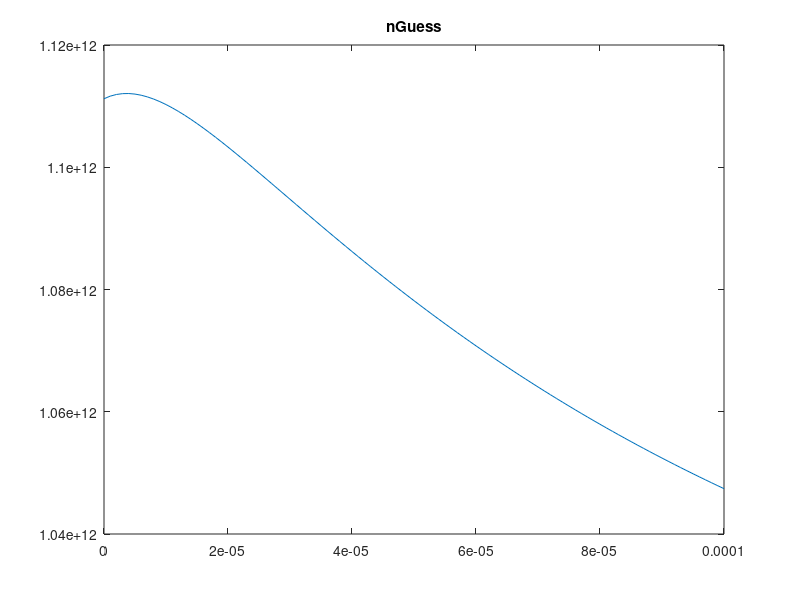
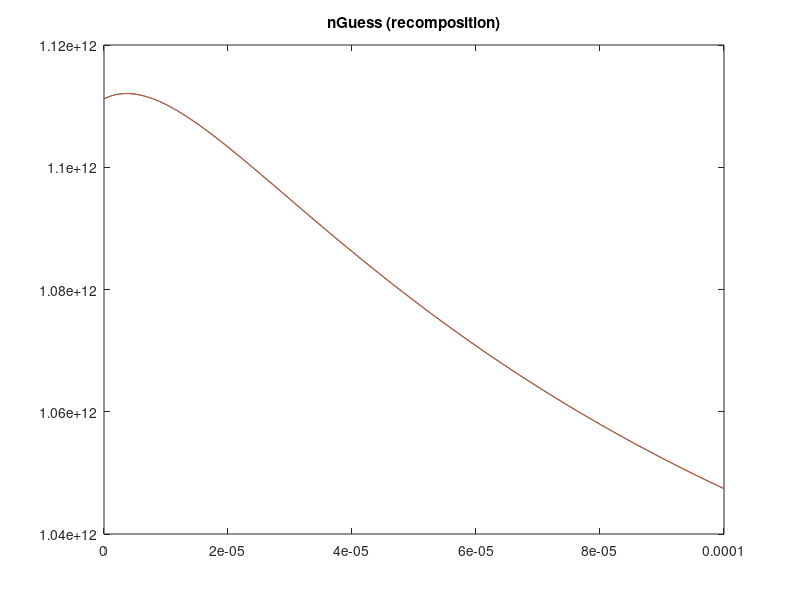
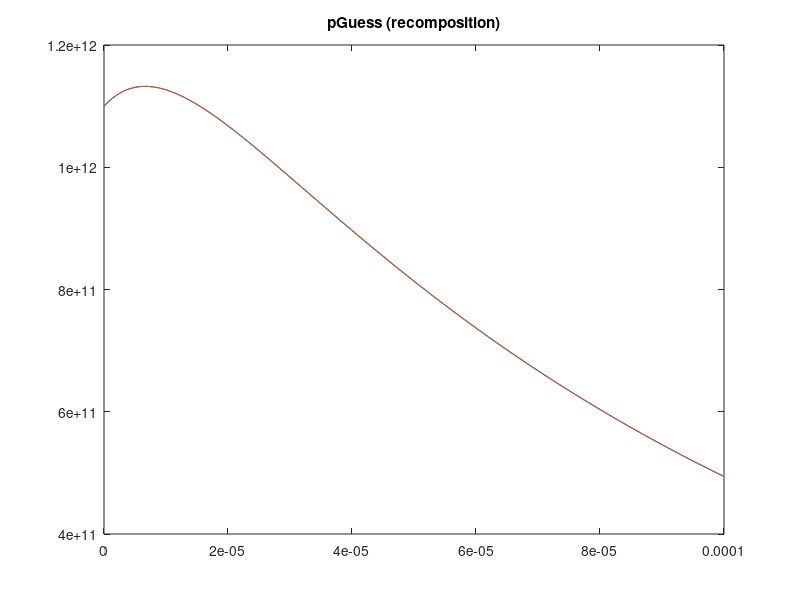

The MATLAB script that drew these images, in order: (Note: this script raises an error after producing the figures.)
clear all
close all
t=cputime;
%profile on

%Version 1.0 of actual calculations
%Calculates the approximate solution of a known test function
%Uses numerical integration instead of symbolic integration
%The length of the testing regions can be varied
%The number of intervals can be varied
%The starting point of the testing region can be varied

%Collection of constants which may be useful

chi = 4.07; %(*electron affinity in eV*)
gamma = 5.47;  %(*ionization energy in eV*)
phi = chi + gamma/2; %(*work function in eV*)
Eg = gamma - chi;
ni = 2*10^6; %(*intrinsic carrier concentration in [1/cm^3]*)
me = 9.1*10^-31; %(*mass of electron  in kg*)
meffe = .067*me ;%(*mass in density of states for electrons [1]*)
meffh = .47*me; %(*mass in density of states for holes [1]*)
keV = 8.617*10^-5 ;%(*boltzmann  constant in eV/K*)
ksi = 1.38*10^-23; %(*boltzmann constant in J/K*)
T = 300; %(*Cell temperature in K*)
h = 6.626 * 10^-34;
Ec = -chi;
Ev = -gamma;
e0m = 8.854*10^-12;  %(*permittivity of free space in [s^4 A^2/m^3 kg]*)
e0 = e0m*10^-6; %(*permittivity of free space in [s^4 A^2/cm^3 kg]*)
er = 13.1; %(*permittivity ratio for a given material [1]*)
q = 1.6*10^-19; %(*Fundamental charge in C*)
taun = 10^-9; %(*electron lifetime in s*)
taup = 10^-9;%(*hole lifetime in s*)
mun = 8500; %(*electron mobility in cm^2/V s*)
mup = 400; %(*hole mobility in cm^2/V s*)
Dn = 220; %(*electron diffusivity in cm^2/s*)
Dp = 10; %(*hole diffusivity in cm^2/s*)
Sr = 10^5; %(*recombination velocity (in cm/s)*)
Wn = 10^-4; %(*Lenght of n-type region (in cm)*)
Wp = 10^-4; %(*Length of p-type region (in cm)*)


%Input the start and end points of the testing region and determine its
%length
startPoint = 0;
endPoint = Wn;
totalLength = endPoint-startPoint;

%Set number of intervals to divide domain into
numIntervals = 100;
intervalLength = totalLength/numIntervals;
dx = intervalLength;
maxIterations=1;
% Store node locations
node = startPoint:dx:totalLength;



%Random noise bounds
randLow=1;
randHigh=1;

Error=100;

filepath=strcat('stability test v9/rand',num2str(randLow),'/',num2str(numIntervals),'terms');
mkdir(filepath)

%(*Solar incidence data*)
alphaOpt = 10000; %(*/cm*) (*GaAs*)
Conc = 1;
Lflux = 2.0*10^17; %(*/cm^2 s *) (*photons absorbed by GaAs at 1 sun*)
R = 0.1; %(*reflection coefficient*)
Gop = @(x) alphaOpt*Conc*Lflux*(1 - R)*exp(-alphaOpt*(x));%(*/cm^3*) 


indexp = linspace(startPoint,totalLength+startPoint,numIntervals+1);
indexn = linspace(startPoint,totalLength+startPoint,numIntervals+1);

%Define general basis functions for interval 0 to 1
% Use inline functions; define generic basis functions and derivatives

%Phi function is chosen such that phi_right (f1) has f(0) = 1, f(1)=0, f'(0) = 1,
%f'(1)=0
%Phi function is chosen such that phi_left (f2) has f(0) = 0, f(1)=1, f'(0) = 1,
%f'(1)=0
%f1 = phi_right
%f2 = phi_left
f1 =@(x) (1-3.*(x/dx).^2+ 2.*(x/dx).^3);
f2 =@(x) (3*(x/dx).^2-2*(x/dx).^3); 

f1prime = @(x) (-6/dx^2.*(x) + 6/dx^3.*(x).^2);
f2prime = @(x) (6/dx^2.*(x) - 6/dx^3.*(x).^2);

f1primeprime = @(x) (-6/dx^2 + 12/dx^3.*(x));
f2primeprime = @(x) (6/dx^2 - 12/dx^3.*(x));

%Psi function is chosen such that psi_right (f3) has f'(0) = 1, f'(1)=0, f(0) =
%0, f(1)=0
%Psi function is chosen such that psi_left (f4) has f'(0) = 0, f'(1)=1, f(0) = 0,
%f(1)=0
%f3 = psi_left
%f4 = psi_right
f3 = @(x) ((x/dx)- 2*(x/dx).^2+(x/dx).^3)*dx;
f4 = @(x) (-(x/dx).^2+(x/dx).^3)*dx;


f3prime = @(x) (1/dx - 4/dx.^2.*(x) + 3/dx.^3.*(x).^2)*dx;
f4prime = @(x) (-2/dx^2.*(x) + 3/dx^3.*(x).^2)*dx;

f3primeprime = @(x) (-4/dx.^2 + 6/dx.^3.*(x))*dx;
f4primeprime = @(x) (-2/dx.^2 + 6/dx.^3.*(x))*dx;



%%%%%%%%%%%%%%%%%%%%%%%%%%%%%%%%%%%%%%%%%%%%%%%%%%%%%%%%%%%%%%%%%%%%%%%%%%%%%%
%Set up known n(x) and p(x) distributions
%%%%%%%%%%%%%%%%%%%%%%%%%%%%%%%%%%%%%%%%%%%%%%%%%%%%%%%%%%%%%%%%%%%%%%%%%%%%%%

%Maximum tolerable error in numeric integration steps, can be this large
%due to magnitude of most outputs (10^(large number))
Error = 100;

%Set up initial guess for p(x).  The curve goes has the vague shape of the
%expected output (peak near 0 and vaguely exponential).

%%%%%%%%%%%%%%%%%%%%%%%%%%%%%%%%%%%%%%%%%%%%%%%%%%
%NOTE: If pGuess is change, initial BCs for pGuess must also be changed
%%%%%%%%%%%%%%%%%%%%%%%%%%%%%%%%%%%%%%%%%%%%%%%%%%
p1=-2.4469*10^11;
p2=1.34584*10^12;
p3=-10^9;
gammap1=100000;
gammap2=10000;
gammap3=1;

%Symbolic form of pGuess
pGuess = @(x) p1*exp(-gammap1*x)+p2*exp(-gammap2*x)+p3*exp(-gammap3*x);

n1=-1.79577*10^10;
n2=1.29167*10^11;
n3=10^12;
gamman1=100000;
gamman2=10000;
gamman3=1;

%Symbolic form of nGuess
nGuess = @(x) n1*exp(-gamman1*x)+n2*exp(-gamman2*x)+n3*exp(-gamman3*x);

nprime = @(x) -(n1*gamman1*exp(-gamman1*x) + n2*gamman2*exp(-gamman2*x) + n3*gamman3*exp(-gamman3*x));
pprime = @(x) -(p1*gammap1*exp(-gammap1*x) + p2*gammap2*exp(-gammap2*x) + p3*gammap3*exp(-gammap3*x));

nprimeprime = @(x) (n1*gamman1*gamman1*exp(-gamman1*x) + n2*gamman2*gamman2*exp(-gamman2*x) + n3*gamman3*gamman3*exp(-gamman3*x));
pprimeprime = @(x) (p1*gammap1*gammap1*exp(-gammap1*x) + p2*gammap2*gammap2*exp(-gammap2*x) + p3*gammap3*gammap3*exp(-gammap3*x));

cn1 = Dn - ksi*T*mun/q;
cn2 = ksi*T*mun/q;

% cn2 = ksi*T*mun/q *diff(pGuess_syms, x)/pGuess_syms;
% cn3 = ksi*T*mun/q*(diff(pGuess_syms, x,2)/pGuess_syms - (diff(pGuess_syms, x)/pGuess_syms)^2) - 1/taun;

cp1 = ksi*T*mup/q - Dp;
cp2 = -ksi*T*mup/q;
cp3 = ksi*T*mup/q;

% cp2 = -ksi*T*mup/q*diff(nGuess_syms, x)/nGuess_syms;
% cp3 = ksi*T*mup/q*((diff(nGuess_syms, x)/nGuess_syms)^2 - diff(nGuess_syms, x,2)/nGuess_syms) - 1/taup;

Gopn = @(x) cn1.*(n1*(gamman1*gamman1)*exp(-gamman1*x) + n2*(gamman2*gamman2)*exp(-gamman2*x) + n3*(gamman3*gamman3)*exp(-gamman3*x))+cn2.*pprime(x)./pGuess(x).*(n1*(gamman1)*exp(-gamman1*x) + n2*(gamman2)*exp(-gamman2*x) + n3*(gamman3)*exp(-gamman3*x))+(ksi*T*mun/q*(pprimeprime(x)./pGuess(x) - (pprime(x)./pGuess(x)).^2) - 1/taun).*(n1*exp(-gamman1*x) + n2*exp(-gamman2*x) + n3*exp(-gamman3*x));
Gopp = @(x) cp1.*(p1*(gammap1*gammap1)*exp(-gammap1*x) + p2*(gammap2*gammap2)*exp(-gammap2*x) + p3*(gammap3*gammap3)*exp(-gammap3*x))+cp2.*nprime(x)./nGuess(x).*(p1*(gammap1)*exp(-gammap1*x) + p2*(gammap2)*exp(-gammap2*x) + p3*(gammap3)*exp(-gammap3*x))+(ksi*T*mup/q*((nprime(x)./nGuess(x)).^2 - nprimeprime(x)./nGuess(x)) - 1/taup).*(p1*exp(-gammap1*x) + p2*exp(-gammap2*x) + p3*exp(-gammap3*x));

fig2 = figure;
plot(node,nGuess(node)), title('nGuess')
saveas(fig2,strcat(filepath,'/nGuess.jpg'))


%Convert initial guess into form finite element composition
%This will allow it to be usable in later calculations

%Boundary conditions of test function put into form usable for the
%calculations below
 

%%%%%%%%%%%%%%%%%%%%%%%%%%%%%%%%%%%%%%%%%%%%%%%%%%%%%%%%%%%%%%%%%%%%%%%%%%%%
%Calculate composition of n(x) in finite element space
%%%%%%%%%%%%%%%%%%%%%%%%%%%%%%%%%%%%%%%%%%%%%%%%%%%%%%%%%%%%%%%%%%%%%%%%%%
%alpha is boundary conditions term, n'(0)=alpha*n(0)
alpha = nprime(0)/nGuess(0);

%beta is boundary condition term, n'(L) = beta n(L)
beta= nprime(totalLength)/nGuess(totalLength);

massmatrix = sparse(2*(numIntervals+1)-2,2*(numIntervals+1)-2);

massrhs = zeros(2*(numIntervals+1)-2,1);


for k = 1:numIntervals-2
	%%phi_righ*phi_right
	massmatrix(2*k,2*k) = massmatrix(2*k,2*k) + quad(@(x) f1((x-node(k+1))).*f1((x-node(k+1))),node(k+1),node(k+2));

	%% phi_right*phi_left
	massmatrix(2*k,2*(k+1)) = massmatrix(2*k,2*(k+1)) + quad(@(x) f1((x-node(k+1))).*f2((x-node(k+1))),node(k+1),node(k+2));

       
	%% phi_left*phi_right
	massmatrix(2*(k+1),2*(k)) = massmatrix(2*(k+1),2*(k)) + quad(@(x) f2((x-node(k+1))).*f1((x-node(k+1))),node(k+1),node(k+2));

	%% phi_left*phi_left
	massmatrix(2*(k+1),2*(k+1)) = massmatrix(2*(k+1),2*(k+1)) + quad(@(x) f2((x-node(k+1))).*f2((x-node(k+1))),node(k+1),node(k+2)); 

    
    
	%% phi_right*psi_right
	massmatrix(2*k,2*k+1) = massmatrix(2*k,2*k+1) + quad(@(x) f1((x-node(k+1))).*f3((x-node(k+1))),node(k+1),node(k+2));

	%% phi_right*psi_left
	massmatrix(2*k,2*(k+1)+1) = massmatrix(2*k,2*(k+1)+1) + quad(@(x) f1((x-node(k+1))).*f4((x-node(k+1))),node(k+1),node(k+2));

    
    
	%% phi_left*psi_right
	massmatrix(2*(k+1),2*k+1) = massmatrix(2*(k+1),2*k+1) + quad(@(x) f2((x-node(k+1))).*f3((x-node(k+1))),node(k+1),node(k+2));

	%% phi_left*psi_left
	massmatrix(2*(k+1),2*(k+1)+1) = massmatrix(2*(k+1),2*(k+1)+1) + quad(@(x) f2((x-node(k+1))).*f4((x-node(k+1))),node(k+1),node(k+2));

    
    
    %psi_right*phi_right
    massmatrix(2*k+1,2*k) = massmatrix(2*k+1,2*k) + quad(@(x) f3((x-node(k+1))).*f1((x-node(k+1))),node(k+1),node(k+2));
    
    %psi_right*phi_left
    massmatrix(2*k+1,2*(k+1))=massmatrix(2*k+1,2*(k+1)) + quad(@(x) f3((x-node(k+1))).*f2((x-node(k+1))),node(k+1),node(k+2));
    
    
    
    %psi_left*phi_right
    massmatrix(2*(k+1)+1,2*k)=massmatrix(2*(k+1)+1,2*k) + quad(@(x) f4((x-node(k+1))).*f1((x-node(k+1))),node(k+1),node(k+2));
    
    %psi_left*psi_left
    massmatrix(2*(k+1)+1,2*(k+1))=massmatrix(2*(k+1)+1,2*(k+1)) + quad(@(x) f4((x-node(k+1))).*f2((x-node(k+1))),node(k+1),node(k+2));  
    
    
    
	%% psi_right*psi_right
	massmatrix(2*k+1,2*k+1) = massmatrix(2*k+1,2*k+1) + quad(@(x) f3((x-node(k+1))).*f3((x-node(k+1))),node(k+1),node(k+2));

	%% psi_right*psi_left
	massmatrix(2*k+1,2*(k+1)+1) = massmatrix(2*k+1,2*(k+1)+1) + quad(@(x) f3((x-node(k+1))).*f4((x-node(k+1))),node(k+1),node(k+2));

    
    
	%% psi_left*psi_right
	massmatrix(2*(k+1)+1,2*k+1) = massmatrix(2*(k+1)+1,2*k+1) + quad(@(x) f4((x-node(k+1))).*f3((x-node(k+1))),node(k+1),node(k+2));

	%% psi_left*psi_right
	massmatrix(2*(k+1)+1,2*(k+1)+1) = massmatrix(2*(k+1)+1,2*(k+1)+1) + quad(@(x) f4((x-node(k+1))).*f4((x-node(k+1))),node(k+1),node(k+2));

    
    
	%% Phi(k-1) n
	massrhs(2*k) =      massrhs(2*k) +        quad(@(x) f1((x-node(k+1))).*nGuess(x),node(k+1),node(k+2));
	%% Phi(k) n
	massrhs(2*(k+1)) =  massrhs(2*(k+1)) +    quad(@(x) f2((x-node(k+1))).*nGuess(x),node(k+1),node(k+2));
	%% Psi(k-1) n
	massrhs(2*k+1) =    massrhs(2*k+1) +      quad(@(x) f3((x-node(k+1))).*nGuess(x),node(k+1),node(k+2));
	%% Psi(k) n
	massrhs(2*(k+1)+1) = massrhs(2*(k+1)+1) + quad(@(x) f4((x-node(k+1))).*nGuess(x),node(k+1),node(k+2));

end

%Handle 1st interval 'half case'
massmatrix(1,1) = quad(@(x) (f1((x-node(1))) + alpha*f3((x-node(1)))).*(f1((x-node(1))) + alpha*f3((x-node(1)))),node(1),node(1)+dx);
massmatrix(1,2) = quad(@(x) (f1((x-node(1))) + alpha*f3((x-node(1)))).*f2((x-node(1))),node(1),node(1)+dx);
massmatrix(2,1) = quad(@(x) (f1((x-node(1))) + alpha*f3((x-node(1)))).*f2((x-node(1))),node(1),node(1)+dx);
massmatrix(1,3) = quad(@(x) (f1((x-node(1))) + alpha*f3((x-node(1)))).*f4((x-node(1))),node(1),node(1)+dx);
massmatrix(3,1) = quad(@(x) (f1((x-node(1))) + alpha*f3((x-node(1)))).*f4((x-node(1))),node(1),node(1)+dx);

massmatrix(2,2) = massmatrix(2,2) + quad(@(x) f2(x-node(1)).*f2(x-node(1)),node(1),node(1)+dx);
massmatrix(2,3) = massmatrix(2,3) + quad(@(x) f2(x-node(1)).*f4(x-node(1)),node(1),node(1)+dx);
massmatrix(3,2) = massmatrix(3,2) + quad(@(x) f2(x-node(1)).*f4(x-node(1)),node(1),node(1)+dx);
massmatrix(3,3) = massmatrix(3,3) + quad(@(x) f4(x-node(1)).*f4(x-node(1)),node(1),node(1)+dx);

massrhs(1) = massrhs(1) + quad(@(x) (f1((x-node(1))) + alpha*f3((x-node(1)))).*nGuess(x),node(1),node(1)+dx);
massrhs(2) = massrhs(2) + quad(@(x) f2((x-node(1))).*nGuess(x),node(1),node(1)+dx);
massrhs(3) = massrhs(3) + quad(@(x) f4((x-node(1))).*nGuess(x),node(1),node(1)+dx);

%Handle last interval 'half case'
last = 2*(numIntervals+1)-2;

massmatrix(last,last) = quad(@(x) (f2((x-node(end)+dx)) + beta*f4((x-node(end)+dx))).*(f2((x-node(end)+dx)) + beta*f4((x-node(end)+dx))),node(end)-dx,node(end));
massmatrix(last,last-2) = quad(@(x) (f2((x-node(end)+dx)) + beta*f4((x-node(end)+dx))).*f1((x-node(end)+dx)),node(end)-dx,node(end));
massmatrix(last-2,last) = quad(@(x) (f2((x-node(end)+dx)) + beta*f4((x-node(end)+dx))).*f1((x-node(end)+dx)),node(end)-dx,node(end));
massmatrix(last,last-1) = quad(@(x) (f2((x-node(end)+dx)) + beta*f4((x-node(end)+dx))).*f3((x-node(end)+dx)),node(end)-dx,node(end));
massmatrix(last-1,last) = quad(@(x) (f2((x-node(end)+dx)) + beta*f4((x-node(end)+dx))).*f3((x-node(end)+dx)),node(end)-dx,node(end));

massmatrix(last-2,last-2) = massmatrix(last-2,last-2) + quad(@(x) f1((x-node(end)+dx)).*f1((x-node(end)+dx)),node(end)-dx,node(end));
massmatrix(last-2,last-1) = massmatrix(last-2,last-1) + quad(@(x) f1((x-node(end)+dx)).*f3((x-node(end)+dx)),node(end)-dx,node(end));
massmatrix(last-1,last-2) = massmatrix(last-1,last-2) + quad(@(x) f1((x-node(end)+dx)).*f3((x-node(end)+dx)),node(end)-dx,node(end));
massmatrix(last-1,last-1) = massmatrix(last-1,last-1) + quad(@(x) f3((x-node(end)+dx)).*f3((x-node(end)+dx)),node(end)-dx,node(end));

massrhs(last) = massrhs(last)+ quad(@(x) (f2((x-node(end)+dx)) + beta*f4((x-node(end)+dx))).*nGuess(x),node(end)-dx,node(end));

massrhs(last-2) = massrhs(last-2) + quad(@(x) f1((x-node(end)+dx)).*nGuess(x),node(end)-dx,node(end));
massrhs(last-1) = massrhs(last-1) + quad(@(x) f3((x-node(end)+dx)).*nGuess(x),node(end)-dx,node(end));





%%%%%%%%%%%%%%%%%%%%%%%%%%%%%%%%%%%%%%%%%%%%%%%%%%%%%%%%%%%%%%%%%%%%%%%%%%%%
%Calculate composition of p(x) in finite element space
%%%%%%%%%%%%%%%%%%%%%%%%%%%%%%%%%%%%%%%%%%%%%%%%%%%%%%%%%%%%%%%%%%%%%%%%%%
%alpha is boundary conditions term, p'(0)=alphap*p(0)
alphap = pprime(0)/pGuess(0);

%beta is boundary condition term, p'(L) = betap p(L)
betap= pprime(totalLength)/pGuess(totalLength);

massmatrixp = sparse(2*(numIntervals+1)-2,2*(numIntervals+1)-2);

massrhsp = zeros(2*(numIntervals+1)-2,1);


for k = 1:numIntervals-2
	%%phi_righ*phi_right
	massmatrixp(2*k,2*k) = massmatrixp(2*k,2*k) + quad(@(x) f1((x-node(k+1))).*f1((x-node(k+1))),node(k+1),node(k+2),Error);

	%% phi_right*phi_left
	massmatrixp(2*k,2*(k+1)) = massmatrixp(2*k,2*(k+1)) + quad(@(x) f1((x-node(k+1))).*f2((x-node(k+1))),node(k+1),node(k+2),Error);

       
	%% phi_left*phi_right
	massmatrixp(2*(k+1),2*(k)) = massmatrixp(2*(k+1),2*(k)) + quad(@(x) f2((x-node(k+1))).*f1((x-node(k+1))),node(k+1),node(k+2),Error);

	%% phi_left*phi_left
	massmatrixp(2*(k+1),2*(k+1)) = massmatrixp(2*(k+1),2*(k+1)) + quad(@(x) f2((x-node(k+1))).*f2((x-node(k+1))),node(k+1),node(k+2),Error); 

    
    
	%% phi_right*psi_right
	massmatrixp(2*k,2*k+1) = massmatrixp(2*k,2*k+1) + quad(@(x) f1((x-node(k+1))).*f3((x-node(k+1))),node(k+1),node(k+2),Error);

	%% phi_right*psi_left
	massmatrixp(2*k,2*(k+1)+1) = massmatrixp(2*k,2*(k+1)+1) + quad(@(x) f1((x-node(k+1))).*f4((x-node(k+1))),node(k+1),node(k+2),Error);

    
    
	%% phi_left*psi_right
	massmatrixp(2*(k+1),2*k+1) = massmatrixp(2*(k+1),2*k+1) + quad(@(x) f2((x-node(k+1))).*f3((x-node(k+1))),node(k+1),node(k+2),Error);

	%% phi_left*psi_left
	massmatrixp(2*(k+1),2*(k+1)+1) = massmatrixp(2*(k+1),2*(k+1)+1) + quad(@(x) f2((x-node(k+1))).*f4((x-node(k+1))),node(k+1),node(k+2),Error);

    
    
    %psi_right*phi_right
    massmatrixp(2*k+1,2*k) = massmatrixp(2*k+1,2*k) + quad(@(x) f3((x-node(k+1))).*f1((x-node(k+1))),node(k+1),node(k+2),Error);
    
    %psi_right*phi_left
    massmatrixp(2*k+1,2*(k+1))=massmatrixp(2*k+1,2*(k+1)) + quad(@(x) f3((x-node(k+1))).*f2((x-node(k+1))),node(k+1),node(k+2),Error);
    
    
    
    %psi_left*phi_right
    massmatrixp(2*(k+1)+1,2*k)=massmatrixp(2*(k+1)+1,2*k) + quad(@(x) f4((x-node(k+1))).*f1((x-node(k+1))),node(k+1),node(k+2),Error);
    
    %psi_left*psi_left
    massmatrixp(2*(k+1)+1,2*(k+1))=massmatrixp(2*(k+1)+1,2*(k+1)) + quad(@(x) f4((x-node(k+1))).*f2((x-node(k+1))),node(k+1),node(k+2),Error);  
    
    
    
	%% psi_right*psi_right
	massmatrixp(2*k+1,2*k+1) = massmatrixp(2*k+1,2*k+1) + quad(@(x) f3((x-node(k+1))).*f3((x-node(k+1))),node(k+1),node(k+2),Error);

	%% psi_right*psi_left
	massmatrixp(2*k+1,2*(k+1)+1) = massmatrixp(2*k+1,2*(k+1)+1) + quad(@(x) f3((x-node(k+1))).*f4((x-node(k+1))),node(k+1),node(k+2),Error);

    
    
	%% psi_left*psi_right
	massmatrixp(2*(k+1)+1,2*k+1) = massmatrixp(2*(k+1)+1,2*k+1) + quad(@(x) f4((x-node(k+1))).*f3((x-node(k+1))),node(k+1),node(k+2),Error);

	%% psi_left*psi_right
	massmatrixp(2*(k+1)+1,2*(k+1)+1) = massmatrixp(2*(k+1)+1,2*(k+1)+1) + quad(@(x) f4((x-node(k+1))).*f4((x-node(k+1))),node(k+1),node(k+2),Error);

    
    
	%% Phi(k-1) n
	massrhsp(2*k) =      massrhsp(2*k) +        quad(@(x) f1((x-node(k+1))).*pGuess(x),node(k+1),node(k+2),Error);
	%% Phi(k) n
	massrhsp(2*(k+1)) =  massrhsp(2*(k+1)) +    quad(@(x) f2((x-node(k+1))).*pGuess(x),node(k+1),node(k+2),Error);
	%% Psi(k-1) n
	massrhsp(2*k+1) =    massrhsp(2*k+1) +      quad(@(x) f3((x-node(k+1))).*pGuess(x),node(k+1),node(k+2),Error);
	%% Psi(k) n
	massrhsp(2*(k+1)+1) = massrhsp(2*(k+1)+1) + quad(@(x) f4((x-node(k+1))).*pGuess(x),node(k+1),node(k+2),Error);

end
    
%Handle 1st interval 'half case'
massmatrixp(1,1) = quad(@(x) (f1((x-node(1))) + alphap*f3((x-node(1)))).*(f1((x-node(1))) + alphap*f3((x-node(1)))),node(1),node(1)+dx,Error);
massmatrixp(1,2) = quad(@(x) (f1((x-node(1))) + alphap*f3((x-node(1)))).*f2((x-node(1))),node(1),node(1)+dx,Error);
massmatrixp(2,1) = quad(@(x) (f1((x-node(1))) + alphap*f3((x-node(1)))).*f2((x-node(1))),node(1),node(1)+dx,Error);
massmatrixp(1,3) = quad(@(x) (f1((x-node(1))) + alphap*f3((x-node(1)))).*f4((x-node(1))),node(1),node(1)+dx,Error);
massmatrixp(3,1) = quad(@(x) (f1((x-node(1))) + alphap*f3((x-node(1)))).*f4((x-node(1))),node(1),node(1)+dx,Error);

massmatrixp(2,2) = massmatrixp(2,2) + quad(@(x) f2(x).*f2(x),node(1),node(1)+dx,Error);
massmatrixp(2,3) = massmatrixp(2,3) + quad(@(x) f2(x).*f4(x),node(1),node(1)+dx,Error);
massmatrixp(3,2) = massmatrixp(3,2) + quad(@(x) f2(x).*f4(x),node(1),node(1)+dx,Error);
massmatrixp(3,3) = massmatrixp(3,3) + quad(@(x) f4(x).*f4(x),node(1),node(1)+dx,Error);

massrhsp(1) = massrhsp(1) + quad(@(x) (f1((x-node(1))) + alphap*f3((x-node(1)))).*pGuess(x),node(1),node(1)+dx,Error);
massrhsp(2) = massrhsp(2) + quad(@(x) f2((x-node(1))).*pGuess(x),node(1),node(1)+dx,Error);
massrhsp(3) = massrhsp(3) + quad(@(x) f4((x-node(1))).*pGuess(x),node(1),node(1)+dx,Error);

%Handle last interval 'half case'
last = 2*(numIntervals+1)-2;
massmatrixp(last,last)   = quad(@(x) (f2((x-node(end)+dx)) + betap*f4((x-node(end)+dx))).*(f2((x-node(end)+dx)) + betap*f4((x-node(end)+dx))),node(end)-dx,node(end),Error);
massmatrixp(last,last-2) = quad(@(x) (f2((x-node(end)+dx)) + betap*f4((x-node(end)+dx))).*f1((x-node(end)+dx)),node(end)-dx,node(end),Error);
massmatrixp(last-2,last) = quad(@(x) (f2((x-node(end)+dx)) + betap*f4((x-node(end)+dx))).*f1((x-node(end)+dx)),node(end)-dx,node(end),Error);
massmatrixp(last,last-1) = quad(@(x) (f2((x-node(end)+dx)) + betap*f4((x-node(end)+dx))).*f3((x-node(end)+dx)),node(end)-dx,node(end),Error);
massmatrixp(last-1,last) = quad(@(x) (f2((x-node(end)+dx)) + betap*f4((x-node(end)+dx))).*f3((x-node(end)+dx)),node(end)-dx,node(end),Error);

massmatrixp(last-2,last-2) = massmatrixp(last-2,last-2) + quad(@(x) f1((x-node(end)+dx)).*f1((x-node(end)+dx)),node(end)-dx,node(end),Error);
massmatrixp(last-2,last-1) = massmatrixp(last-2,last-1) + quad(@(x) f1((x-node(end)+dx)).*f3((x-node(end)+dx)),node(end)-dx,node(end),Error);
massmatrixp(last-1,last-2) = massmatrixp(last-1,last-2) + quad(@(x) f1((x-node(end)+dx)).*f3((x-node(end)+dx)),node(end)-dx,node(end),Error);
massmatrixp(last-1,last-1) = massmatrixp(last-1,last-1) + quad(@(x) f3((x-node(end)+dx)).*f3((x-node(end)+dx)),node(end)-dx,node(end),Error);

massrhsp(last) =   massrhsp(last)+    quad(@(x) (f2((x-node(end)+dx)) + betap*f4((x-node(end)+dx))).*pGuess(x),node(end)-dx,node(end),Error);
massrhsp(last-2) = massrhsp(last-2) + quad(@(x) f1((x-node(end)+dx)).*pGuess(x),node(end)-dx,node(end),Error);
massrhsp(last-1) = massrhsp(last-1) +  quad(@(x) f3((x-node(end)+dx)).*pGuess(x),node(end)-dx,node(end),Error);




%%%%%%%%%%%%%%%%%%%%%%%%%%%%%%%%%%%%%%%%%%%%%%%%%%%%%%%%%%%%%%%%%%%%%%%
%Perform final calcs
%%%%%%%%%%%%%%%%%%%%%%%%%%%%%%%%%%%%%%%%%%%%%%%%%%%%%%%%%%%%%%%%%%%%%%%%%

%Solve simultaneous equations for basis function coefficients
Coeffsn = massmatrix\massrhs;
Coeffsp = massmatrixp\massrhsp;

%Collect Cj's in an array for display purposes
Cnjs = zeros(1,numIntervals+1);
Dnjs = zeros(1,numIntervals+1);

for index=2:length(Cnjs)-1
   Cnjs(1,index) = Coeffsn(2*index-2);
   Dnjs(1,index) = Coeffsn(2*index-1);
end

%%%%%%%%%%%%%%%%%%%%%%%%%%%%%%%%%%%%%%%%%%%%
%Add in BC values omitted from calcs
%%%%%%%%%%%%%%%%%%%%%%%%%%%%%%%%%%%%%%%%%%%%%
Cnjs(1,1) = Coeffsn(1);
Dnjs(1,1) = alpha*Coeffsn(1);
Cnjs(1,numIntervals+1) = Coeffsn(length(Coeffsn));
Dnjs(1,numIntervals+1) = beta*Coeffsn(length(Coeffsn));


%Collect Cj's in an array for display purposes
Cpjs = zeros(1,numIntervals+1);
Dpjs = zeros(1,numIntervals+1);

for index=2:length(Cnjs)-1
   Cpjs(1,index) = Coeffsp(2*index-2);
   Dpjs(1,index) = Coeffsp(2*index-1);
end

%%%%%%%%%%%%%%%%%%%%%%%%%%%%%%%%%%%%%%%%%%%%
%Add in BC values omitted from calcs
%%%%%%%%%%%%%%%%%%%%%%%%%%%%%%%%%%%%%%%%%%%%%
Cpjs(1,1) = Coeffsp(1);
Dpjs(1,1) = alphap*Coeffsp(1);
Cpjs(1,numIntervals+1) = Coeffsp(length(Coeffsp));
Dpjs(1,numIntervals+1) = betap*Coeffsp(length(Coeffsp));

InitialCnjs = Cnjs;
InitialDnjs = Dnjs;
InitialCpjs = Cpjs;
InitialDpjs = Dpjs;

fig4 = figure;
plot(indexn,Cnjs,node,nGuess(node)),title('nGuess (recomposition)');
saveas(fig4,strcat(filepath,'/nGuess_recomposition.jpg'))

fig5 = figure;
plot(indexn,Cpjs,node,pGuess(node)),title('pGuess (recomposition)');
saveas(fig5,strcat(filepath,'/pGuess_recomposition.jpg'))


%%%%%%%%%%%%%%%%%%%%%%%%%%%%%%%%%%%%%%%%%%%%%%%%%%%%%%%%%%%%%%%%%%%%%%%%%%%%%%
%General BCs for calculated solutions
%%%%%%%%%%%%%%%%%%%%%%%%%%%%%%%%%%%%%%%%%%%%%%%%%%%%%%%%%%%%%%%%%%%%%%%%%%%%%%

%alpha is boundary conditions term, n'(0)=alpha*n(0)
alphan = Sr/Dn;

%beta is boundary condition term, n'(L) = beta n(L)
betan = -Sr/Dn;

%alpha is boundary conditions term, p'(0)=alpha*p(0)
alphap = Sr/Dp;
%beta is boundary condition term, p'(L) = beta p(L)
betap = -Sr/Dp;

%pGuess = matlabFunction(pGuess_syms);
%%%%%%%%%%%%%%%%%%%%%%%%%%%%%%%%%%%%%%%%%%%%%%%%%%%%%%%%%%%%%%%%%%%%%%%%%%%%%%%
%End BCs
%%%%%%%%%%%%%%%%%%%%%%%%%%%%%%%%%%%%%%%%%%%%%%%%%%%%%%%%%%%%%%%%%%%%%%%%%%%%%%%
 
%%%%%%%%%%%%%%%%%%%%%%%%%%%%%%%%%%%%%%%%%%%%%%%%%%%%%%%%%%%%%%%%%%%%%%%%%%%%%%%
%Calculates for RHS of equation (forcing function times test functions)
%This calculation is performed outside the iterative loop, as it will not
%change over the course of changing p(x), n(x)
%%%%%%%%%%%%%%%%%%%%%%%%%%%%%%%%%%%%%%%%%%%%%%%%%%%%%%%%%%%%%%%%%%%%%%%%%%%%%%%

    
RHS = Gopn;

%Generate matrix of test functions against RHS of equation
rhs_matrix = zeros(2*(numIntervals+1)-2,1);

for k = 1:numIntervals-2
   	%% Phi(k-1) n
	rhs_matrix(2*k) =      rhs_matrix(2*k) +        quad(@(x) f1((x-node(k+1))).*RHS(x),node(k+1),node(k+2),Error);
	%% Phi(k) n
	rhs_matrix(2*(k+1)) =  rhs_matrix(2*(k+1)) +    quad(@(x) f2((x-node(k+1))).*RHS(x),node(k+1),node(k+2),Error);
	%% Psi(k-1) n
	rhs_matrix(2*k+1) =    rhs_matrix(2*k+1) +      quad(@(x) f3((x-node(k+1))).*RHS(x),node(k+1),node(k+2),Error);
	%% Psi(k) n
	rhs_matrix(2*(k+1)+1) = rhs_matrix(2*(k+1)+1) + quad(@(x) f4((x-node(k+1))).*RHS(x),node(k+1),node(k+2),Error);    
end

rhs_matrix(1) = rhs_matrix(1) + quad(@(x) (f1((x-node(1))) + alphan*f3((x-node(1)))).*RHS(x),node(1),node(1)+dx,Error);
rhs_matrix(2) = rhs_matrix(2) + quad(@(x) f2((x-node(1))).*RHS(x),node(1),node(1)+dx,Error);
rhs_matrix(3) = rhs_matrix(3) + quad(@(x) f4((x-node(1))).*RHS(x),node(1),node(1)+dx,Error);


rhs_matrix(last) = rhs_matrix(last) + quad(@(x) (f2((x-node(end)+dx)) + betan*f4((x-node(end)+dx))).*RHS(x),node(end)-dx,node(end),Error);
rhs_matrix(last-2) = rhs_matrix(last-2) + quad(@(x) f1((x-node(end)+dx)).*RHS(x),node(end)-dx,node(end),Error);
rhs_matrix(last-1) = rhs_matrix(last-1) + quad(@(x) f3((x-node(end)+dx)).*RHS(x),node(end)-dx,node(end),Error);
 
RHSOutn =rhs_matrix;


%%%%%%%%%%%%%%%%%%%%%%%%%%%%%%%%%%%%%%%%%%%%%%%%%%%%%%%%%%%%%%%%%%%%%%%%%%%%%%%
%End RHS calculations
%%%%%%%%%%%%%%%%%%%%%%%%%%%%%%%%%%%%%%%%%%%%%%%%%%%%%%%%%%%%%%%%%%%%%%%%%%%%%%%

% %%%%%%%%%%%%%%%%%%%%%%%%%%%%%%%%%%%%%%%%%%%%%%%%%%%%%%%%%%%%%%%%%%%%%%%%%%%%%%
% %Fill matrix associated with n''(x) term
% %Performed outside iterative loop because this term is not influenced by
% %p(x) or n(x).  Should not change over calculations.
% %%%%%%%%%%%%%%%%%%%%%%%%%%%%%%%%%%%%%%%%%%%%%%%%%%%%%%%%%%%%%%%%%%%%%%%%%%%%%%
% %Front end coefficient of n''(x) term
    Cn1=Dn - ksi*T*mun/q;

matrix1 = sparse(2*(numIntervals+1)-2,2*(numIntervals+1)-2);


for k = 1:numIntervals-2
	%%phi_righ*phi_right
%%%%%	matrix1(2*k,2*k) = matrix1(2*k,2*k) + quad(@(x) f1((x-node(k+1))).*f1primeprime((x-node(k+1))),node(k+1),node(k+2),Error);

	%% phi_right*phi_left
% 	matrix1(2*k,2*(k+1)) = matrix1(2*k,2*(k+1)) + quad(@(x) f1((x-node(k+1))).*f2primeprime((x-node(k+1))),node(k+1),node(k+2),Error);
% 
%        
% 	%% phi_left*phi_right
% 	matrix1(2*(k+1),2*(k)) = matrix1(2*(k+1),2*(k)) + quad(@(x) f2((x-node(k+1))).*f1primeprime((x-node(k+1))),node(k+1),node(k+2),Error);

	%% phi_left*phi_left
	matrix1(2*(k+1),2*(k+1)) = matrix1(2*(k+1),2*(k+1)) + quad(@(x) f2((x-node(k+1))).*f2primeprime((x-node(k+1))),node(k+1),node(k+2),Error); 

    
    
	%% phi_right*psi_right
 %%%%%   matrix1(2*k,2*k+1) = matrix1(2*k,2*k+1) + quad(@(x) f1((x-node(k+1))).*f3primeprime((x-node(k+1))),node(k+1),node(k+2),Error);%

	%% phi_right*psi_left
	%matrix1(2*k,2*(k+1)+1) = matrix1(2*k,2*(k+1)+1) + quad(@(x) f1((x-node(k+1))).*f4primeprime((x-node(k+1))),node(k+1),node(k+2),Error);

    
    
	%% phi_left*psi_right
	%matrix1(2*(k+1),2*k+1) = matrix1(2*(k+1),2*k+1) + quad(@(x) f2((x-node(k+1))).*f3primeprime((x-node(k+1))),node(k+1),node(k+2),Error);

	%% phi_left*psi_left
	matrix1(2*(k+1),2*(k+1)+1) = matrix1(2*(k+1),2*(k+1)+1) + quad(@(x) f2((x-node(k+1))).*f4primeprime((x-node(k+1))),node(k+1),node(k+2),Error);%

    
    
    %psi_right*phi_right
%%%%%    matrix1(2*k+1,2*k) = matrix1(2*k+1,2*k) + quad(@(x)  f3((x-node(k+1))).*f1primeprime((x-node(k+1))),node(k+1),node(k+2),Error);%
    
    %psi_right*phi_left
   % matrix1(2*k+1,2*(k+1))=matrix1(2*k+1,2*(k+1)) + quad(@(x) f3((x-node(k+1))).*f2primeprime((x-node(k+1))),node(k+1),node(k+2),Error);
    
    
    
    %psi_left*phi_right
   % matrix1(2*(k+1)+1,2*k)=matrix1(2*(k+1)+1,2*k) + quad(@(x) f4((x-node(k+1))).*f1primeprime((x-node(k+1))),node(k+1),node(k+2),Error);
    
    %psi_left*psi_left
  matrix1(2*(k+1)+1,2*(k+1))=matrix1(2*(k+1)+1,2*(k+1)) + quad(@(x) f4((x-node(k+1))).*f2primeprime((x-node(k+1))),node(k+1),node(k+2),Error);  %
    
    
    
	%% psi_right*psi_right
%%%%	matrix1(2*k+1,2*k+1) = matrix1(2*k+1,2*k+1) + quad(@(x) f3((x-node(k+1))).*f3primeprime((x-node(k+1))),node(k+1),node(k+2),Error);

	%% psi_right*psi_left
	%matrix1(2*k+1,2*(k+1)+1) = matrix1(2*k+1,2*(k+1)+1) + quad(@(x) f3((x-node(k+1))).*f4primeprime((x-node(k+1))),node(k+1),node(k+2),Error);

    
    
	%% psi_left*psi_right
	%matrix1(2*(k+1)+1,2*k+1) = matrix1(2*(k+1)+1,2*k+1) + quad(@(x) f4((x-node(k+1))).*f3primeprime((x-node(k+1))),node(k+1),node(k+2),Error);

	%% psi_left*psi_right
	matrix1(2*(k+1)+1,2*(k+1)+1) = matrix1(2*(k+1)+1,2*(k+1)+1) + quad(@(x) f4((x-node(k+1))).*f4primeprime((x-node(k+1))),node(k+1),node(k+2),Error);
end

%Handle 1st interval 'half case'
matrix1(1,1) = quad(@(x) (f1((x-node(1))) + alphan*f3((x-node(1)))).*(f1primeprime((x-node(1))) + alphan*f3primeprime((x-node(1)))),node(1),node(1)+dx,Error);
matrix1(1,2) = quad(@(x) (f1((x-node(1))) + alphan*f3((x-node(1)))).*f2primeprime((x-node(1))),node(1),node(1)+dx,Error);
matrix1(1,3) = quad(@(x) (f1((x-node(1))) + alphan*f3((x-node(1)))).*f4primeprime((x-node(1))),node(1),node(1)+dx,Error);
matrix1(2,1) = quad(@(x) (f1primeprime((x-node(1))) + alphan*f3primeprime((x-node(1)))).*f2((x-node(1))),node(1),node(1)+dx,Error);
matrix1(3,1) = quad(@(x) (f1primeprime((x-node(1))) + alphan*f3primeprime((x-node(1)))).*f4((x-node(1))),node(1),node(1)+dx,Error);

matrix1(2,2) = matrix1(2,2) + quad(@(x) f2(x).*f2primeprime(x),node(1),node(1)+dx,Error);
matrix1(2,3) = matrix1(2,3) + quad(@(x) f2(x).*f4primeprime(x),node(1),node(1)+dx,Error);
matrix1(3,2) = matrix1(3,2) + quad(@(x) f2primeprime(x).*f4(x),node(1),node(1)+dx,Error);
matrix1(3,3) = matrix1(3,3) + quad(@(x) f4(x).*f4primeprime(x),node(1),node(1)+dx,Error);

%Handle last interval 'half case'
matrix1(last,last) =   quad(@(x) (f2((x-node(end)+dx)) + betan*f4((x-node(end)+dx))).*(f2primeprime((x-node(end)+dx)) + betan*f4primeprime((x-node(end)+dx))),node(end)-dx,node(end),Error);
matrix1(last,last-2) = quad(@(x) (f2((x-node(end)+dx)) + betan*f4((x-node(end)+dx))).*f1primeprime((x-node(end)+dx)),node(end)-dx,node(end),Error);
matrix1(last,last-1) = quad(@(x) (f2((x-node(end)+dx)) + betan*f4((x-node(end)+dx))).*f3primeprime((x-node(end)+dx)),node(end)-dx,node(end),Error);
matrix1(last-2,last) = quad(@(x) (f2primeprime((x-node(end)+dx)) + betan*f4primeprime((x-node(end)+dx))).*f1((x-node(end)+dx)),node(end)-dx,node(end),Error);
matrix1(last-1,last) = quad(@(x) (f2primeprime((x-node(end)+dx)) + betan*f4primeprime((x-node(end)+dx))).*f3((x-node(end)+dx)),node(end)-dx,node(end),Error);

matrix1(last-2,last-2) = matrix1(last-2,last-2) + quad(@(x) f1primeprime((x-node(end)+dx)).*f1((x-node(end)+dx)),node(end)-dx,node(end),Error);
matrix1(last-2,last-1) = matrix1(last-2,last-1) + quad(@(x) f1((x-node(end)+dx)).*f3primeprime((x-node(end)+dx)),node(end)-dx,node(end),Error);
matrix1(last-1,last-2) = matrix1(last-1,last-2) + quad(@(x) f1primeprime((x-node(end)+dx)).*f3((x-node(end)+dx)),node(end)-dx,node(end),Error);
matrix1(last-1,last-1) = matrix1(last-1,last-1) + quad(@(x) f3primeprime((x-node(end)+dx)).*f3((x-node(end)+dx)),node(end)-dx,node(end),Error);   

    Matrix1Finaln = Cn1*matrix1;
% %%%%%%%%%%%%%%%%%%%%%%%%%%%%%%%%%%%%%%%%%%%%%%%%%%%%%%%%%%%%%%%%%%%%%%%%%%%%%%%%
% %End matrix of n''(x) term
% %%%%%%%%%%%%%%%%%%%%%%%%%%%%%%%%%%%%%%%%%%%%%%%%%%%%%%%%%%%%%%%%%%%%%%%%%%%%%%%%
 

%%%%%%%%%%%%%%%%%%%%%%%%%%%%%%%%%%%%%%%%%%%%%%%%%%%%%%%%%%%%%%%%%%
%Vestiges from more expansive versions of code
%Output matrices from these sections should empty
%%%%%%%%%%%%%%%%%%%%%%%%%%%%%%%%%%%%%%%%%%%%%%%%%%%%%%%%%%%%%

iterationCount=1;

%%%%%%%%%%%%%%%%%%%%%%%%%%%%%%%%%%%%%%%%%%%%%%%%%%%%%%%%%%%%%%%%%%%%%%%%%%%%%%%%%
%Calculate current representations of p(x),p'(x),p''(x)
%Values associated with 1st node in system are undefined
%Value defaults to 0, but is never used in code
%%%%%%%%%%%%%%%%%%%%%%%%%%%%%%%%%%%%%%%%%%%%%%%%%%%%%%%%%%%%%%%%%%%%%%%%%%%%%%%%%
p_dist = cell(1,numIntervals);
pprime_dist =cell(1,numIntervals);
pdouble_dist =cell(1,numIntervals);

%%%%%%%%%%%%%%%%%%%%%%%%%%%%%%%%%%%%%%%%%%%%%%%%%%%%%%%%%%%%%%%%%%%%%%%%%%%%%%
%Finds functions in the interval to the left of the kth node
%Note: This implies that p(1), p'(1), p''(1) are undefined
%%%%%%%%%%%%%%%%%%%%%%%%%%%%%%%%%%%%%%%%%%%%%%%%%%%%%%%%%%%%%%%%%%%%%%%%%%%%%%
for index=1:numIntervals
p_dist{index}= px_v2(index+1,node,Cpjs,Dpjs,f1,f2,f3,f4);
pprime_dist{index}=px_v2(index+1,node,Cpjs,Dpjs,f1prime,f2prime,f3prime,f4prime);
pdouble_dist{index}=px_v2(index+1,node,Cpjs,Dpjs,f1primeprime,f2primeprime,f3primeprime,f4primeprime);
end

%%%%%%%%%%%%%%%%%%%%%%%%%%%%%%%%%%%%%%%%%%%%%%%%%%%%%%%%%%%%%%%%%%%%%%%%%%%%%%%%
%Fill matrix associated with n'(x) term
%%%%%%%%%%%%%%%%%%%%%%%%%%%%%%%%%%%%%%%%%%%%%%%%%%%%%%%%%%%%%%%%%%%%%%%%%%%%%%%%


%Front end coefficient for this matrix.  DOES NOT INCLUDE CONTRIBUTION FROM
%p(x) DISTRIBUTION.
     Cn2 = ksi*T*mun/q;

%  
  matrix2 = sparse(2*(numIntervals+1)-2,2*(numIntervals+1)-2);

%pprime_dist{k}(x)./p_dist{k}(x).*
for k = 1:numIntervals-2
	%%phi_righ*phi_right
%%%%	matrix2(2*k,2*k) = matrix2(2*k,2*k) + quad(@(x) f1((x-node(k+1))).*f1prime((x-node(k+1))),node(k+1),node(k+2),Error);
    
	%% phi_right*phi_left
% 	matrix2(2*k,2*(k+1)) = matrix2(2*k,2*(k+1)) + quad(@(x) f1((x-node(k+1))).*f2prime((x-node(k+1))),node(k+1),node(k+2),Error);
% 
%        
% 	%% phi_left*phi_right
% 	matrix2(2*(k+1),2*(k)) = matrix2(2*(k+1),2*(k)) + quad(@(x) f2((x-node(k+1))).*f1prime((x-node(k+1))),node(k+1),node(k+2),Error);

	%% phi_left*phi_left
	matrix2(2*(k+1),2*(k+1)) = matrix2(2*(k+1),2*(k+1)) + quad(@(x) f2((x-node(k+1))).*f2prime((x-node(k+1))),node(k+1),node(k+2),Error); 

    
    
% 	%% phi_right*psi_right
 %%%%%	matrix2(2*k,2*k+1) = matrix2(2*k,2*k+1) + quad(@(x) f1((x-node(k+1))).*f3prime((x-node(k+1))),node(k+1),node(k+2),Error);%
% 
% 	%% phi_right*psi_left
% 	matrix2(2*k,2*(k+1)+1) = matrix2(2*k,2*(k+1)+1) + quad(@(x) f1((x-node(k+1))).*f4prime((x-node(k+1))),node(k+1),node(k+2),Error);
% 
%     
%     
% 	%% phi_left*psi_right
% 	matrix2(2*(k+1),2*k+1) = matrix2(2*(k+1),2*k+1) + quad(@(x) f2((x-node(k+1))).*f3prime((x-node(k+1))),node(k+1),node(k+2),Error);
% 
% 	%% phi_left*psi_left
	matrix2(2*(k+1),2*(k+1)+1) = matrix2(2*(k+1),2*(k+1)+1) + quad(@(x) f2((x-node(k+1))).*f4prime((x-node(k+1))),node(k+1),node(k+2),Error);%
% 
%     
%     
%     %psi_right*phi_right
%%%%%     matrix2(2*k+1,2*k) = matrix2(2*k+1,2*k) + quad(@(x)  f3((x-node(k+1))).*f1prime((x-node(k+1))),node(k+1),node(k+2),Error);%
%     
%     %psi_right*phi_left
%     matrix2(2*k+1,2*(k+1))=matrix2(2*k+1,2*(k+1)) + quad(@(x) f3((x-node(k+1))).*f2prime((x-node(k+1))),node(k+1),node(k+2),Error);
%     
%     
%     
%     %psi_left*phi_right
 %    matrix2(2*(k+1)+1,2*k)=matrix2(2*(k+1)+1,2*k) + quad(@(x) f4((x-node(k+1))).*f1prime((x-node(k+1))),node(k+1),node(k+2),Error);
%     
%     %psi_left*psi_left
     matrix2(2*(k+1)+1,2*(k+1))=matrix2(2*(k+1)+1,2*(k+1)) + quad(@(x) f4((x-node(k+1))).*f2prime((x-node(k+1))),node(k+1),node(k+2),Error);  %
%     
    
    
	%% psi_right*psi_right
%%%%	matrix2(2*k+1,2*k+1) = matrix2(2*k+1,2*k+1) + quad(@(x) f3((x-node(k+1))).*f3prime((x-node(k+1))),node(k+1),node(k+2),Error);

	%% psi_right*psi_left
	%matrix2(2*k+1,2*(k+1)+1) = matrix2(2*k+1,2*(k+1)+1) + quad(@(x) f3((x-node(k+1))).*f4prime((x-node(k+1))),node(k+1),node(k+2),Error);

    
    
	%% psi_left*psi_right
	%matrix2(2*(k+1)+1,2*k+1) = matrix2(2*(k+1)+1,2*k+1) + quad(@(x) f4((x-node(k+1))).*f3prime((x-node(k+1))),node(k+1),node(k+2),Error);

	%% psi_left*psi_right
	matrix2(2*(k+1)+1,2*(k+1)+1) = matrix2(2*(k+1)+1,2*(k+1)+1) + quad(@(x) f4((x-node(k+1))).*f4prime((x-node(k+1))),node(k+1),node(k+2),Error);
end

%Handle 1st interval 'half case'
matrix2(1,1) = quad(@(x) (f1((x-node(1))) + alphan*f3((x-node(1)))).*(f1prime((x-node(1))) + alphan*f3prime((x-node(1)))),node(1),node(1)+dx,Error);
matrix2(1,2) = quad(@(x) (f1((x-node(1))) + alphan*f3((x-node(1)))).*f2prime((x-node(1))),node(1),node(1)+dx,Error);
matrix2(1,3) = quad(@(x) (f1((x-node(1))) + alphan*f3((x-node(1)))).*f4prime((x-node(1))),node(1),node(1)+dx,Error);
matrix2(2,1) = quad(@(x) (f1prime((x-node(1))) + alphan*f3prime((x-node(1)))).*f2((x-node(1))),node(1),node(1)+dx,Error);
matrix2(3,1) = quad(@(x) (f1prime((x-node(1))) + alphan*f3prime((x-node(1)))).*f4((x-node(1))),node(1),node(1)+dx,Error);

matrix2(2,2) = matrix2(2,2) + quad(@(x) f2(x).*f2prime(x),node(1),node(1)+dx,Error);
matrix2(2,3) = matrix2(2,3) + quad(@(x) f2(x).*f4prime(x),node(1),node(1)+dx,Error);
matrix2(3,2) = matrix2(3,2) + quad(@(x) f2prime(x).*f4(x),node(1),node(1)+dx,Error);
matrix2(3,3) = matrix2(3,3) + quad(@(x) f4(x).*f4prime(x),node(1),node(1)+dx,Error);

%Handle last interval 'half case'
matrix2(last,last) =   quad(@(x) (f2((x-node(end)+dx)) + betan*f4((x-node(end)+dx))).*(f2prime((x-node(end)+dx)) + betan*f4prime((x-node(end)+dx))),node(end)-dx,node(end),Error);
matrix2(last,last-2) = quad(@(x) (f2((x-node(end)+dx)) + betan*f4((x-node(end)+dx))).*f1prime((x-node(end)+dx)),node(end)-dx,node(end),Error);
matrix2(last,last-1) = quad(@(x) (f2((x-node(end)+dx)) + betan*f4((x-node(end)+dx))).*f3prime((x-node(end)+dx)),node(end)-dx,node(end),Error);
matrix2(last-2,last) = quad(@(x) (f2prime((x-node(end)+dx)) + betan*f4prime((x-node(end)+dx))).*f1((x-node(end)+dx)),node(end)-dx,node(end),Error);
matrix2(last-1,last) = quad(@(x) (f2prime((x-node(end)+dx)) + betan*f4prime((x-node(end)+dx))).*f3((x-node(end)+dx)),node(end)-dx,node(end),Error);

matrix2(last-2,last-2) = matrix2(last-2,last-2) + quad(@(x) f1prime((x-node(end)+dx)).*f1((x-node(end)+dx)),node(end)-dx,node(end),Error);
matrix2(last-2,last-1) = matrix2(last-2,last-1) + quad(@(x) f1((x-node(end)+dx)).*f3prime((x-node(end)+dx)),node(end)-dx,node(end),Error);
matrix2(last-1,last-2) = matrix2(last-1,last-2) + quad(@(x) f1prime((x-node(end)+dx)).*f3((x-node(end)+dx)),node(end)-dx,node(end),Error);
matrix2(last-1,last-1) = matrix2(last-1,last-1) + quad(@(x) f3prime((x-node(end)+dx)).*f3((x-node(end)+dx)),node(end)-dx,node(end),Error);   

   Matrix2Finaln = Cn2*matrix2;
  
  
% %%%%%%%%%%%%%%%%%%%%%%%%%%%%%%%%%%%%%%%%%%%%%%%%%%%%%%%%%%%%%%%%%%%%%%%%%%%%%%%%
% %End matrix of n'(x) term
% %%%%%%%%%%%%%%%%%%%%%%%%%%%%%%%%%%%%%%%%%%%%%%%%%%%%%%%%%%%%%%%%%%%%%%%%%%%%%%%%
% 
% 
% 
% 
% 
% %%%%%%%%%%%%%%%%%%%%%%%%%%%%%%%%%%%%%%%%%%%%%%%%%%%%%%%%%%%%%%%%%%%%%%%%%%%%%%%%
% %Fill matrix associated with n(x) term
% %%%%%%%%%%%%%%%%%%%%%%%%%%%%%%%%%%%%%%%%%%%%%%%%%%%%%%%%%%%%%%%%%%%%%%%%%%%%%%%%
% 
 matrix3 = sparse(2*(numIntervals+1)-2,2*(numIntervals+1)-2);


%(ksi.*T.*mun./q.*(pdouble_dist{k+1}(x)./p_dist{k+1}(x)-(pprime_dist{k+1}(x)./p_dist{k+1}(x)).^2)-1/taun).*

for k = 1:numIntervals-2
	%%phi_righ*phi_right
%%%%	matrix3(2*k,2*k) = matrix3(2*k,2*k) + quad(@(x) f1((x-node(k+1))).*f1((x-node(k+1))),node(k+1),node(k+2),Error);
    
	%% phi_right*phi_left
	%matrix3(2*k,2*(k+1)) = matrix3(2*k,2*(k+1)) + quad(@(x) f1((x-node(k+1))).*f2((x-node(k+1))),node(k+1),node(k+2),Error);

       
	%% phi_left*phi_right
	%matrix3(2*(k+1),2*(k)) = matrix3(2*(k+1),2*(k)) + quad(@(x) f2((x-node(k+1))).*f1((x-node(k+1))),node(k+1),node(k+2),Error);

	%% phi_left*phi_left
	matrix3(2*(k+1),2*(k+1)) = matrix3(2*(k+1),2*(k+1)) + quad(@(x) f2((x-node(k+1))).*f2((x-node(k+1))),node(k+1),node(k+2),Error); 

    
    
	%% phi_right*psi_right
%%% 	matrix3(2*k,2*k+1) = matrix3(2*k,2*k+1) + quad(@(x) f1((x-node(k+1))).*f3((x-node(k+1))),node(k+1),node(k+2),Error);%
% 
% 	%% phi_right*psi_left
% 	matrix3(2*k,2*(k+1)+1) = matrix3(2*k,2*(k+1)+1) + quad(@(x) f1((x-node(k+1))).*f4((x-node(k+1))),node(k+1),node(k+2),Error);
% 
%     
%     
% 	%% phi_left*psi_right
% 	matrix3(2*(k+1),2*k+1) = matrix3(2*(k+1),2*k+1) + quad(@(x) f2((x-node(k+1))).*f3((x-node(k+1))),node(k+1),node(k+2),Error);
% 
% 	%% phi_left*psi_left
 	matrix3(2*(k+1),2*(k+1)+1) = matrix3(2*(k+1),2*(k+1)+1) + quad(@(x) f2((x-node(k+1))).*f4((x-node(k+1))),node(k+1),node(k+2),Error);%
% 
%     
%     
%     %psi_right*phi_right
%%%     matrix3(2*k+1,2*k) = matrix3(2*k+1,2*k) + quad(@(x)  f3((x-node(k+1))).*f1((x-node(k+1))),node(k+1),node(k+2),Error);%
%     
%     %psi_right*phi_left
%     matrix3(2*k+1,2*(k+1))=matrix3(2*k+1,2*(k+1)) + quad(@(x) f3((x-node(k+1))).*f2((x-node(k+1))),node(k+1),node(k+2),Error);
%     
%     
%     
%     %psi_left*phi_right
 %    matrix3(2*(k+1)+1,2*k)=matrix3(2*(k+1)+1,2*k) + quad(@(x) f4((x-node(k+1))).*f1((x-node(k+1))),node(k+1),node(k+2),Error);
%     
%     %psi_left*psi_left
     matrix3(2*(k+1)+1,2*(k+1))=matrix3(2*(k+1)+1,2*(k+1)) + quad(@(x) f4((x-node(k+1))).*f2((x-node(k+1))),node(k+1),node(k+2),Error);  %
%     
    
    
	%% psi_right*psi_right
%%%%	matrix3(2*k+1,2*k+1) = matrix3(2*k+1,2*k+1) + quad(@(x) f3((x-node(k+1))).*f3((x-node(k+1))),node(k+1),node(k+2),Error);

	%% psi_right*psi_left
	%matrix3(2*k+1,2*(k+1)+1) = matrix3(2*k+1,2*(k+1)+1) + quad(@(x) f3((x-node(k+1))).*f4((x-node(k+1))),node(k+1),node(k+2),Error);

    
    
	%% psi_left*psi_right
	%matrix3(2*(k+1)+1,2*k+1) = matrix3(2*(k+1)+1,2*k+1) + quad(@(x) f4((x-node(k+1))).*f3((x-node(k+1))),node(k+1),node(k+2),Error);

	%% psi_left*psi_right
    matrix3(2*(k+1)+1,2*(k+1)+1) = matrix3(2*(k+1)+1,2*(k+1)+1) + quad(@(x) f4((x-node(k+1))).*f4((x-node(k+1))),node(k+1),node(k+2),Error);
end


%Handle 1st interval 'half case'
matrix3(1,1) = quad(@(x)  (f1((x-node(1))) + alphan*f3((x-node(1)))).*(f1((x-node(1))) + alphan*f3((x-node(1)))),node(1),node(1)+dx,Error);
matrix3(1,2) = quad(@(x)  (f1((x-node(1))) + alphan*f3((x-node(1)))).*f2((x-node(1))),node(1),node(1)+dx,Error);
matrix3(1,3) = quad(@(x)  (f1((x-node(1))) + alphan*f3((x-node(1)))).*f4((x-node(1))),node(1),node(1)+dx,Error);
matrix3(2,1) = quad(@(x)  (f1((x-node(1))) + alphan*f3((x-node(1)))).*f2((x-node(1))),node(1),node(1)+dx,Error);
matrix3(3,1) = quad(@(x)  (f1((x-node(1))) + alphan*f3((x-node(1)))).*f4((x-node(1))),node(1),node(1)+dx,Error);

matrix3(2,2) = matrix3(2,2) + quad(@(x)  f2(x).*f2(x),node(1),node(1)+dx,Error);
matrix3(2,3) = matrix3(2,3) + quad(@(x)  f2(x).*f4(x),node(1),node(1)+dx,Error);
matrix3(3,2) = matrix3(3,2) + quad(@(x)  f2(x).*f4(x),node(1),node(1)+dx,Error);
matrix3(3,3) = matrix3(3,3) + quad(@(x)  f4(x).*f4(x),node(1),node(1)+dx,Error);

%Handle last interval 'half case'
matrix3(last,last) =   quad(@(x)  (f2((x-node(end)+dx)) + betan*f4((x-node(end)+dx))).*(f2((x-node(end)+dx)) + betan*f4((x-node(end)+dx))),node(end)-dx,node(end),Error);
matrix3(last,last-2) = quad(@(x)  (f2((x-node(end)+dx)) + betan*f4((x-node(end)+dx))).*f1((x-node(end)+dx)),node(end)-dx,node(end),Error);
matrix3(last,last-1) = quad(@(x)  (f2((x-node(end)+dx)) + betan*f4((x-node(end)+dx))).*f3((x-node(end)+dx)),node(end)-dx,node(end),Error);
matrix3(last-2,last) = quad(@(x)  (f2((x-node(end)+dx)) + betan*f4((x-node(end)+dx))).*f1((x-node(end)+dx)),node(end)-dx,node(end),Error);
matrix3(last-1,last) = quad(@(x)  (f2((x-node(end)+dx)) + betan*f4((x-node(end)+dx))).*f3((x-node(end)+dx)),node(end)-dx,node(end),Error);

matrix3(last-2,last-2) = matrix3(last-2,last-2) + quad(@(x)  f1((x-node(end)+dx)).*f1((x-node(end)+dx)),node(end)-dx,node(end),Error);
matrix3(last-2,last-1) = matrix3(last-2,last-1) + quad(@(x)  f1((x-node(end)+dx)).*f3((x-node(end)+dx)),node(end)-dx,node(end),Error);
matrix3(last-1,last-2) = matrix3(last-1,last-2) + quad(@(x)  f1((x-node(end)+dx)).*f3((x-node(end)+dx)),node(end)-dx,node(end),Error);
matrix3(last-1,last-1) = matrix3(last-1,last-1) + quad(@(x)  f3((x-node(end)+dx)).*f3((x-node(end)+dx)),node(end)-dx,node(end),Error);   


Matrix3Finaln = matrix3;
% %%%%%%%%%%%%%%%%%%%%%%%%%%%%%%%%%%%%%%%%%%%%%%%%%%%%%%%%%%%%%%%%%%%%%%%%%%%%%%%%
% %End matrix of n(x) term
% %%%%%%%%%%%%%%%%%%%%%%%%%%%%%%%%%%%%%%%%%%%%%%%%%%%%%%%%%%%%%%%%%%%%%%%%%%%%%%%%
% 
%Combine expressions from each portion for total matrix of LHS
LHSn = Matrix1Finaln +Matrix2Finaln +Matrix3Finaln;



%Solve simultaneous equations for basis function coefficients
Coeffsn = LHSn\RHSOutn;

%Collect Cj's in an array for display purposes
Cnjs = zeros(1,numIntervals+1);
Dnjs = zeros(1,numIntervals+1);

for index=2:length(Cnjs)-1
   Cnjs(1,index) = Coeffsn(2*index-2);
   Dnjs(1,index) = Coeffsn(2*index-1);
end

%%%%%%%%%%%%%%%%%%%%%%%%%%%%%%%%%%%%%%%%%%%%
%Add in BC values omitted from calcs
%%%%%%%%%%%%%%%%%%%%%%%%%%%%%%%%%%%%%%%%%%%%%
Cnjs(1,1) = Coeffsn(1);
Dnjs(1,1) = alphan*Coeffsn(1);
Cnjs(1,numIntervals+1) = Coeffsn(length(Coeffsn));
Dnjs(1,numIntervals+1) = betan*Coeffsn(length(Coeffsn));


fig4 = figure;
plot(indexn,Cnjs,indexn,nGuess(indexn));title('n(x) calculated');
saveas(fig4,strcat(filepath,'/n_calculated_iteration',num2str(iterationCount),'.jpg'))

fig6 = figure;
plot(indexn,Dnjs,indexn,nprime(indexn)),title('nprime calculated');
saveas(fig6,strcat(filepath,'/nprime_calculated_iteration',num2str(iterationCount),'.jpg'))


 save(strcat(filepath,'/','iteration',num2str(iterationCount),'.mat'))


%Displays runtime of m-file
time = cputime-t

%fig10 = figure;
%plot_together(InitialCnjs-Cnjs,InitialDnjs-Dnjs,totalLength,numIntervals)%,title('plot together');
%saveas(fig10,strcat(filepath,'/plot_together_iteration',num2str(iterationCount),'.jpg'))

temp1 = full(matrix1);
temp2 = full(matrix2);
temp3 = full(matrix3);
%Store variable values to be used later
save(strcat(filepath,'/',num2str(numIntervals),'terms.mat'))
